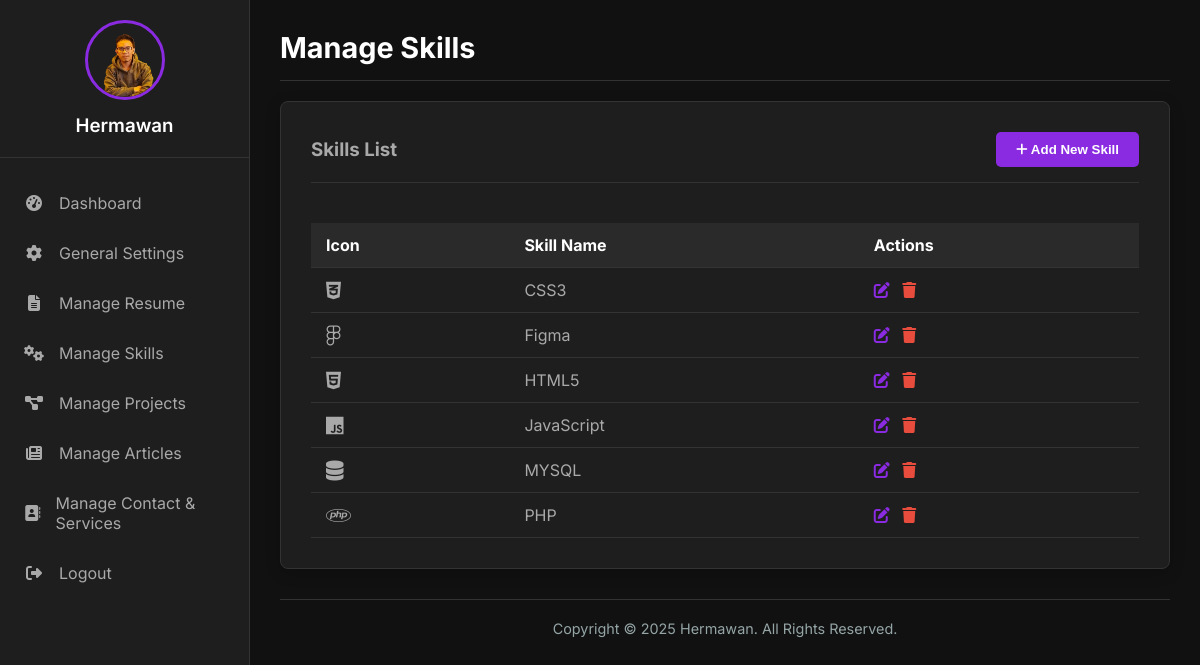
The app's page /admin/manage_skills.php (signed in) with its own data.
### tables this page shows
CREATE TABLE `skills` (
  `id` int(11) NOT NULL,
  `skill_name` varchar(100) NOT NULL,
  `skill_icon` varchar(50) DEFAULT NULL
);

### admin/manage_skills.php (the view, shortened to what this page needs)
<?php
require_once 'includes/header_admin.php';
?>
<main>
    <div class="content-area-header">
        <h2>Manage Skills</h2>
    </div>
    <div class="content-area" style="margin-top:20px;">
        <div class="content-area-header">
            <h3>Skills List</h3>
            <button id="add-new-btn" class="btn btn-primary"><i class="fas fa-plus"></i> Add New Skill</button>
        </div>
        <div class="table-wrapper">
            <table class="content-table">
                <thead><tr><th>Icon</th><th>Skill Name</th><th>Actions</th></tr></thead>
                <tbody>
                <?php
                $result = mysqli_query($conn, "SELECT * FROM skills ORDER BY skill_name ASC");
                while ($row = mysqli_fetch_assoc($result)) {
                ?>
                <tr>
                    <td><?php if(!empty($row['skill_icon'])) echo '<i class="' . $row['skill_icon'] . ' fa-lg"></i>'; ?></td>
                    <td><?php echo htmlspecialchars($row['skill_name']); ?></td>
                    <td class="action-buttons">
                        <a href="manage_skills.php?edit=<?php echo $row['id']; ?>" class="edit-btn"><i class="fas fa-edit"></i></a>
                        <a href="manage_skills.php?delete=<?php echo $row['id']; ?>" class="delete-btn" onclick="return confirm('Are you sure?');"><i class="fas fa-trash"></i></a>
                    </td>
                </tr>
                <?php } ?>
                </tbody>
            </table>
        </div>
    </div>
</main>
<?php
require_once 'includes/footer_admin.php';
?>

### css/admin_style.css (style rules this page uses)
:root { --bg-dark: #111111; --bg-surface: #1e1e1e; --primary-purple: #8A2BE2; --primary-hover: #7b24cc; --text-heading: #FFFFFF; --text-body: #A9A9A9; --border-color: #333333; --card-bg: var(--bg-surface); --shadow: 0 4px 15px rgba(0, 0, 0, 0.2); --red-delete: #e74c3c; }
* { margin: 0; padding: 0; box-sizing: border-box; }
body { font-family: 'Inter', sans-serif; background-color: var(--bg-dark); color: var(--text-body); }
main.content-area, .content-area { background: var(--card-bg); padding: 30px; border-radius: 8px; box-shadow: var(--shadow); border: 1px solid var(--border-color); }
.content-area-header { display: flex; justify-content: space-between; align-items: center; margin-bottom: 20px; padding-bottom: 15px; border-bottom: 1px solid var(--border-color); }
.content-area-header h2 { font-size: 1.8rem; color: var(--text-heading); }
.btn { padding: 10px 20px; border-radius: 5px; text-decoration: none; border: none; cursor: pointer; font-weight: 600; transition: background-color 0.3s; }
.btn-primary { background-color: var(--primary-purple); color: white; }
.content-table { width: 100%; border-collapse: collapse; margin-top: 20px; }
.content-table th, .content-table td { padding: 12px 15px; border-bottom: 1px solid var(--border-color); text-align: left; vertical-align: middle; }
.content-table thead { background-color: #2a2a2a; }
.content-table th { font-weight: 700; color: var(--text-heading); }
.action-buttons a { margin-right: 8px; text-decoration: none; }
.action-buttons .edit-btn { color: var(--primary-purple); }
.action-buttons .delete-btn { color: var(--red-delete); }
.table-wrapper { overflow-x: auto; width: 100%; }

### records on screen
skills: skill_name "CSS3"
skills: skill_name "Figma"
skills: skill_name "HTML5"
skills: skill_name "JavaScript"
skills: skill_name "MYSQL"
skills: skill_name "PHP"

### other values on screen
$settings['full_name'] "Hermawan"
